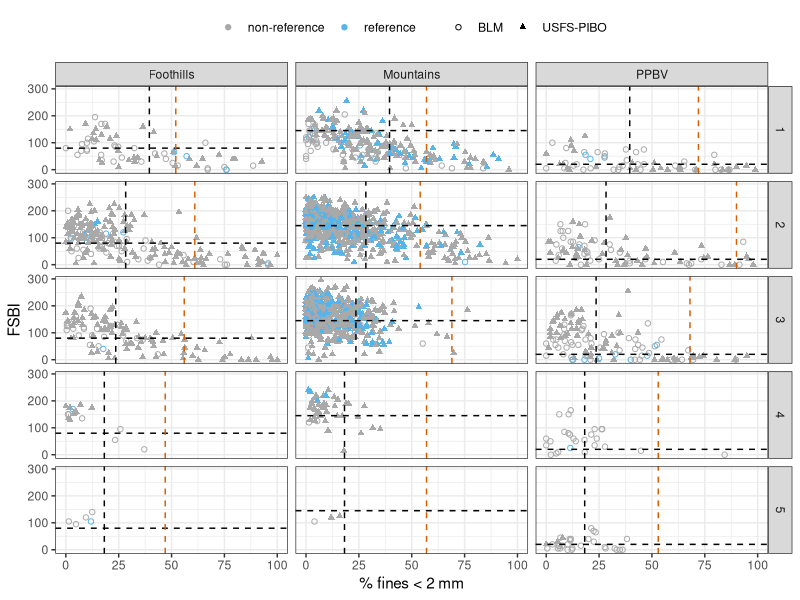
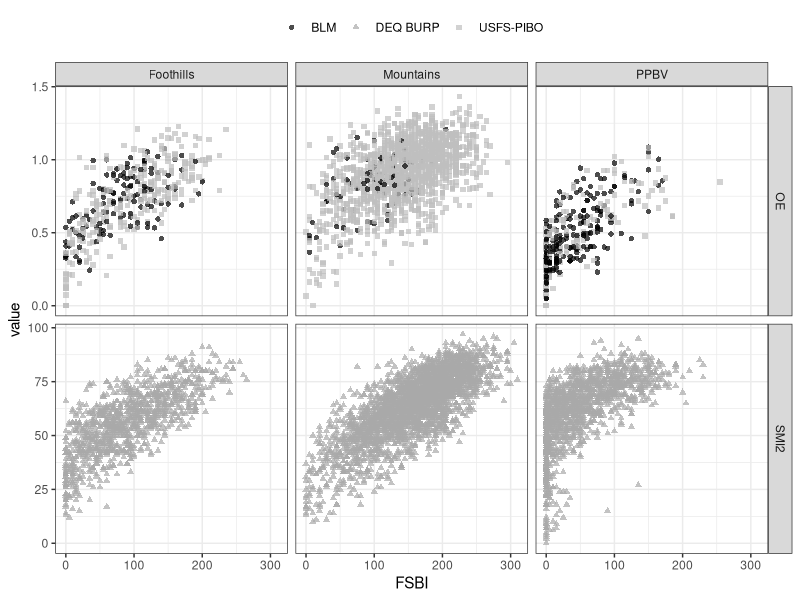
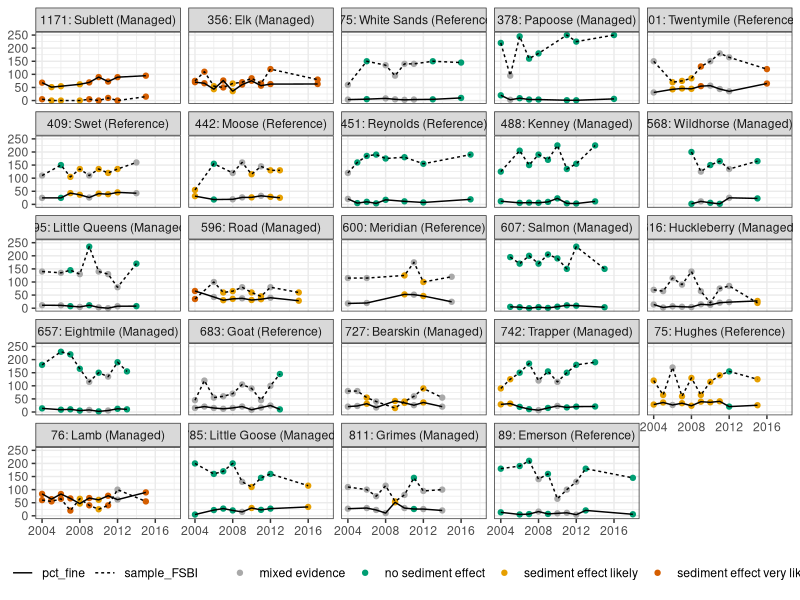
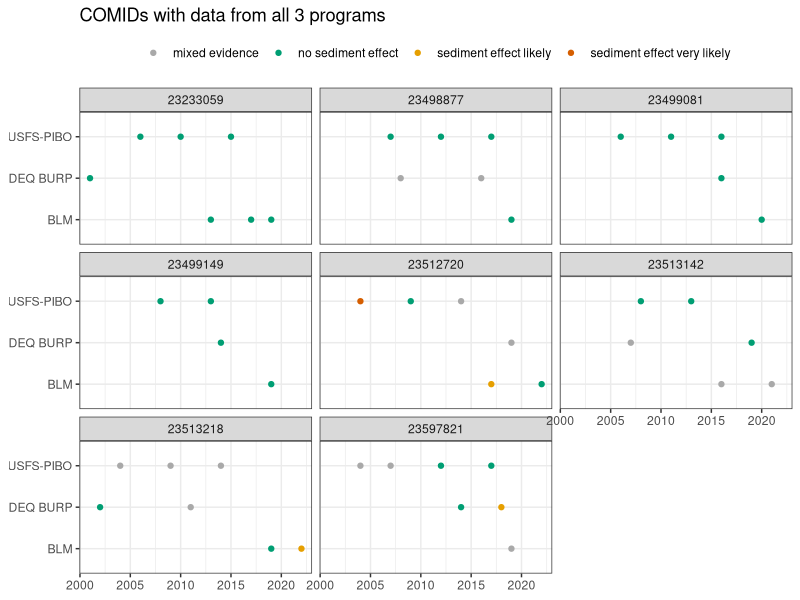
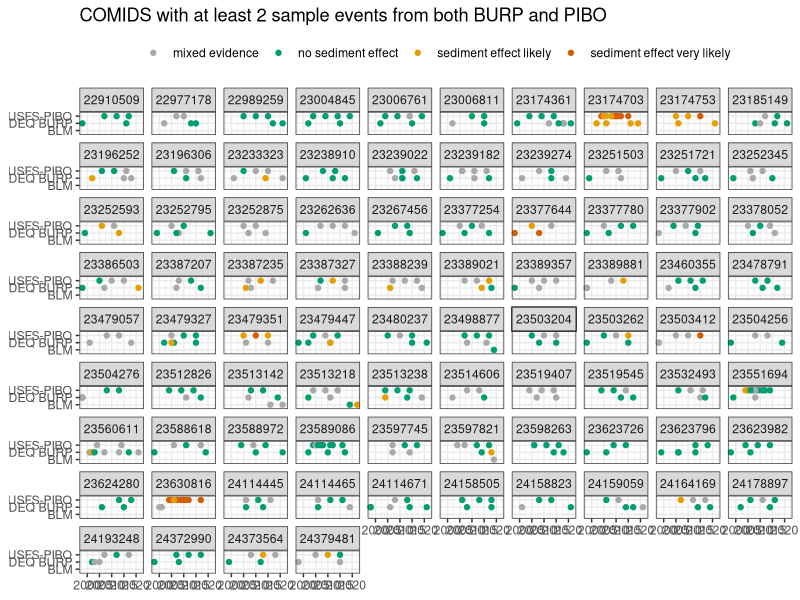
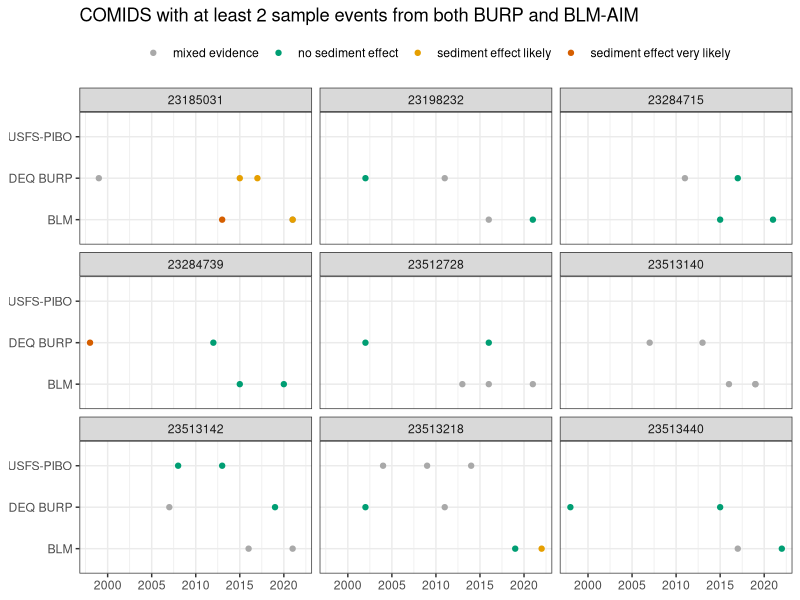
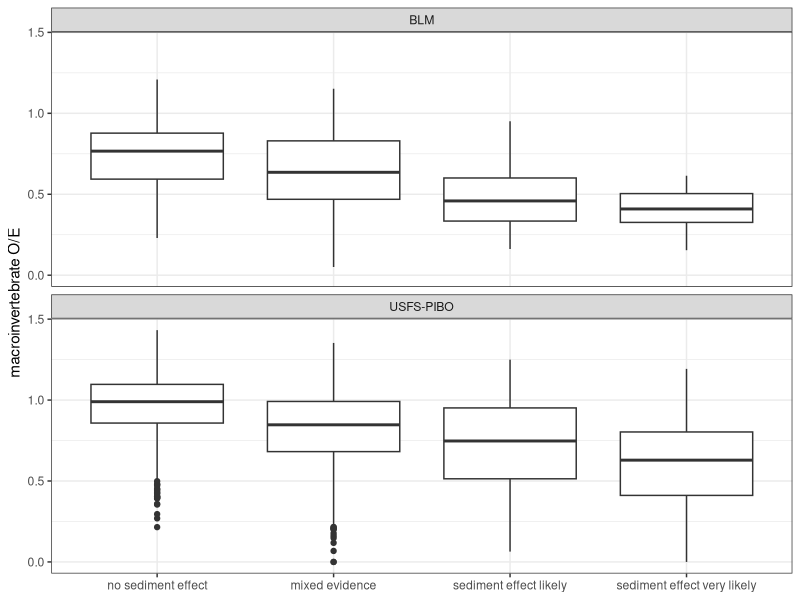
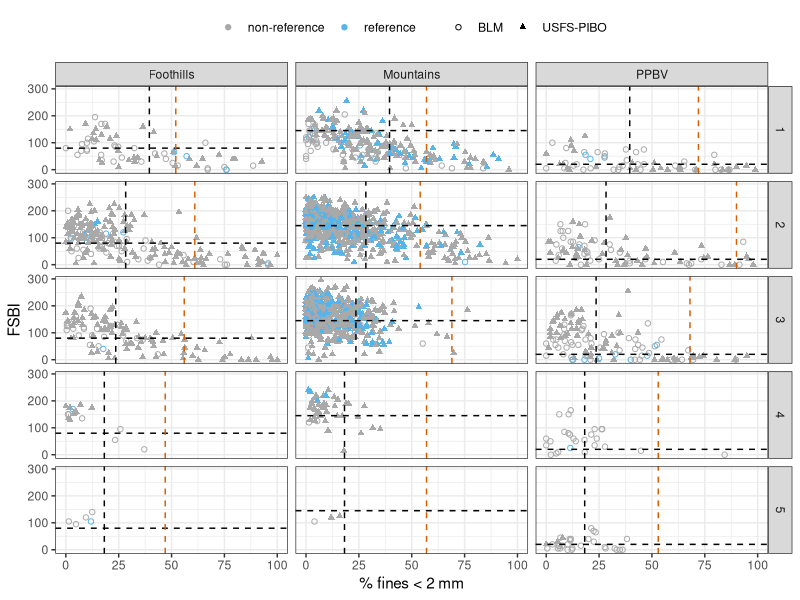

Source code (R) for these figures, in order:
################################################################################
# plots and tablultes fomratted data
# Jason Williams
# May 2023
################################################################################

library(ggplot2)
library(dplyr)
library(lubridate)
library(reshape2)

# read in data------------------------------------------------------------------

# NOTE - manually formated date in excel to be consistent
project_data <-read.csv("./formatted_data/project_data.csv", header = TRUE)
str(project_data)

framework_benchmarks <-read.csv("./formatted_data/framework_benchmarks.csv", header = TRUE)
str(framework_benchmarks)

predictions <-read.csv("./formatted_data/predictions.csv", header = TRUE)
str(predictions)

# plot OE exceedance for % fines and FSBI---------------------------------------
# USFS-PIBO and BLM data

for_external_fines_vs_fsbi <-
  project_data %>%
  filter(source != "DEQ BURP") %>%
  filter(!is.na(framework_fines_ref_benchmark)) %>%
  filter(has_both == "Y") %>%
  filter(order %in% c("1", "2", "3", "4", "5")) %>%
  select(source, siteid, source_sitetype, order, siteclass, sampleid, pct_fine,
         sample_FSBI, has_both, OE, OE_benchmark) %>%
  mutate(`achieves OE benchmark` = ifelse(OE >= OE_benchmark, "Y", 
                                          ifelse(OE < OE_benchmark, "N", NA))) %>%
  mutate(order_numeric = as.integer(order)) %>%
  mutate(`site type` = ifelse(source_sitetype %in% c("Reference", "sediment reference"), 
                              "reference", "non-reference"))


str(for_external_fines_vs_fsbi)

FSBI_ref_forplot <-
  framework_benchmarks %>%
  select(siteclass, order, framework_FSBI_ref_benchmark, framework_fines_ref_benchmark,
         framework_SME75_benchmark) %>%
  rename(order_numeric = order)


external_fines_vs_fsbi_plot <-
  for_external_fines_vs_fsbi %>%
  ggplot(aes(x = pct_fine, y = sample_FSBI, color = `site type`, 
             shape = source)) +
  geom_point() +
  facet_grid(order_numeric~siteclass) +
  theme_bw() +
  theme(legend.position = "top") +
  labs(x = "% fines < 2 mm", y = "FSBI") +
  geom_hline(data = FSBI_ref_forplot, aes(yintercept = framework_FSBI_ref_benchmark), 
             linetype = "dashed") +
  geom_vline(data = FSBI_ref_forplot, aes(xintercept = framework_fines_ref_benchmark), 
             linetype = "dashed")  +
  geom_vline(data = FSBI_ref_forplot, aes(xintercept = framework_SME75_benchmark), 
             linetype = "dashed", color = "#D55E00")  +
  scale_color_manual(values = c("darkgrey", "#56B4E9")) +
  scale_shape_manual(values = c(1, 17)) +
  theme(legend.title = element_blank())
external_fines_vs_fsbi_plot

ggsave("./figures/USFS_BLM_fines_vs_fsbi.png", external_fines_vs_fsbi_plot, 
       width = 8.0, height = 8.0, units = "in", dpi = 600)


# plot OE vs FSBI--------------------------------------------------------------

fsbi_vs_macro_plot <-
project_data %>%
  filter(!is.na(sample_FSBI)) %>%
  filter(!is.na(siteclass)) %>%
  select(siteid, source, siteclass, sample_FSBI, OE, SMI2) %>%
  melt(id.vars = c("siteid", "source", "sample_FSBI", "siteclass"),
       variable.name = "parameter", value.name = "value") %>%
  ggplot(aes(x = sample_FSBI, y = value, color = source, shape = source)) +
  geom_point(alpha = 0.7) +
  facet_grid(parameter~siteclass, scales = "free_y") +
  theme_bw() +
  theme(legend.position = "top", legend.title = element_blank()) +
  labs(x = "FSBI", y = "value") +
  scale_color_manual(values = c("black", "darkgrey", "grey"))
fsbi_vs_macro_plot

ggsave("./figures/fsbi_vs_OE_and_SMI2.png", width = 6, height = 4, 
       units = "in", dpi = 600)

# plot time series-------------------------------------------------------------

# PIBO sites with samples in > 4 years
time_series_sites <-
  predictions %>%
  filter(source != "DEQ BURP") %>%
  group_by(siteid) %>%
  summarize(min_yr = min(year, na.rm = TRUE),
            max_yr = max(year, na.rm = TRUE),
            n_sample = n_distinct(sampleid),
            n_year = n_distinct(year)) %>%
  filter(n_year > 4)

# plot 
for_plot <-
  predictions %>%
  filter(siteid %in% time_series_sites$siteid) %>%
  mutate(date_formatted = as.Date(sample_date, format = "%m/%d/%Y")) %>%
  mutate(label = paste0(siteid, ": ", stream, " (", source_sitetype, ")")) %>%
  select(label, date_formatted, year_numeric, pct_fine, sample_FSBI, framework_prediction) %>%
  melt(id.vars = c("label", "date_formatted", "year_numeric", "framework_prediction"),
       variable.name = "parameter", value.name = "value")

str(for_plot)

pibo_time_series_plot <-
for_plot %>%
  ggplot(aes(x = year_numeric, y = value)) +
  geom_point(aes(color = framework_prediction)) +
  geom_line(aes(linetype = parameter)) +
  facet_wrap(~label) +
  theme_bw() +
  theme(axis.title = element_blank(), legend.position = "bottom",
        legend.title = element_blank()) +
  scale_color_manual(values = c(
    "mixed evidence" = "darkgrey",
    "no sediment effect" = "#009E73",
    "sediment effect likely" = "#E69F00",
    "sediment effect very likely" = "#D55E00"))
pibo_time_series_plot

ggsave("./figures/pibo_time_series_plot.png", pibo_time_series_plot,
       width = 8.5, height = 8.5, units = "in", dpi = 600)

# time series for COMIDs with data points accross multiple sources--------------

time_series_comids <-
  predictions %>%
  group_by(comid, source) %>%
  summarize(min_yr = min(year, na.rm = TRUE),
            max_yr = max(year, na.rm = TRUE),
            n_sample = n_distinct(sampleid),
            n_year = n_distinct(year)) %>%
  select(comid, source, n_sample) %>%
  dcast(comid ~ source, value.var = "n_sample")


burp_and_blm <-
  time_series_comids %>%
  filter(!is.na(BLM) & !is.na(`DEQ BURP`))

burp_and_blm_multiple <-
  burp_and_blm %>%
  filter(`DEQ BURP` >=2 & BLM >= 2)

burp_and_pibo <-
  time_series_comids %>%
  filter(!is.na(`USFS-PIBO`) & !is.na(`DEQ BURP`))

burp_and_pibo_multiple <-
  burp_and_pibo %>%
  filter(`DEQ BURP` >=2 & `USFS-PIBO` >= 2)

all_three <-
  time_series_comids %>%
  filter(!is.na(`USFS-PIBO`) & !is.na(`DEQ BURP`) & !is.na(BLM))

# plot COMIDs with data from all 3 sources
comparison_plot_all_3 <-
  predictions %>%
  filter(comid %in% all_three$comid) %>%
  ggplot(aes(x = year_numeric, y = source, color = framework_prediction)) +
    geom_point() +
    facet_wrap(~comid) +
    theme_bw() +
  scale_color_manual(values = c(
    "mixed evidence" = "darkgrey",
    "no sediment effect" = "#009E73",
    "sediment effect likely" = "#E69F00",
    "sediment effect very likely" = "#D55E00")) +
  theme(legend.title = element_blank(), axis.title = element_blank()) +
  theme(legend.position = "top") +
  ggtitle("COMIDs with data from all 3 programs")
comparison_plot_all_3

ggsave("./figures/comparison_plot_all3.png", comparison_plot_all_3,
       width = 8.0, height = 4.0, units = "in", dpi = 600)

# plot COMIDs with both DEQ & USFS, >=2 samples from each source

comparison_plot_usfs_pibo <-
  predictions %>%
  filter(comid %in% burp_and_pibo_multiple$comid) %>%
  ggplot(aes(x = year_numeric, y = source, color = framework_prediction)) +
  geom_point() +
  facet_wrap(~comid) +
  theme_bw() +
  scale_color_manual(values = c(
    "mixed evidence" = "darkgrey",
    "no sediment effect" = "#009E73",
    "sediment effect likely" = "#E69F00",
    "sediment effect very likely" = "#D55E00")) +
  theme(legend.title = element_blank(), axis.title = element_blank()) +
  theme(legend.position = "top") +
  ggtitle("COMIDS with at least 2 sample events from both BURP and PIBO")
comparison_plot_usfs_pibo

ggsave("./figures/comparison_plot_burp_pibo.png",
       comparison_plot_usfs_pibo,
       width = 8.5, height = 10.0, units = "in", dpi = 600)

# plot COMIDs with both DEQ & BLM, >=2 samples from each source

comparison_plot_blm <-
  predictions %>%
  filter(comid %in% burp_and_blm_multiple$comid) %>%
  ggplot(aes(x = year_numeric, y = source, color = framework_prediction)) +
  geom_point() +
  facet_wrap(~comid) +
  theme_bw() +
  scale_color_manual(values = c(
    "mixed evidence" = "darkgrey",
    "no sediment effect" = "#009E73",
    "sediment effect likely" = "#E69F00",
    "sediment effect very likely" = "#D55E00")) +
  theme(legend.title = element_blank(), axis.title = element_blank()) +
  theme(legend.position = "top") +
  ggtitle("COMIDS with at least 2 sample events from both BURP and BLM-AIM")
comparison_plot_blm

ggsave("./figures/comparison_plot_blm.png", comparison_plot_blm,
       width = 8.0, height = 4.0, units = "in", dpi = 600)

# plot OE vs framework prediction, using all sites with predictions-------------


for_OE_boxplot <-
  predictions %>%
  filter(source != "DEQ BURP") %>%
  select(source, siteid, sampleid, sample_date, siteclass, order, blm_ecoregion,
         pct_fine, sample_FSBI, has_both, OE, OE_benchmark, SMI2, SMI2_benchmark,
         framework_prediction, OE_prediction, BLM_prediction, SMI2_prediction, 
         source_sitetype) %>%
  mutate(site_category = ifelse(source_sitetype %in% c("Managed", "sediment degraded"), 
                                "non-reference",
                         ifelse(is.na(source_sitetype), "non-reference", source_sitetype))) %>%
  melt(id.vars = c("source", "siteid", "sampleid", "sample_date", "siteclass", "order", "blm_ecoregion",
                   "pct_fine", "sample_FSBI",
                   "has_both", "OE", "OE_benchmark", "SMI2", "SMI2_benchmark", "source_sitetype",
                   "site_category"))


# plot OE vs. sed predeiction outcome
OE_boxplot <-
  for_OE_boxplot %>%
  filter(variable == "framework_prediction") %>%
  filter(!is.na(value)) %>%
  mutate(label_order = factor(value, 
          levels = c("no sediment effect", "mixed evidence",
                          "sediment effect likely", 
                          "sediment effect very likely"))) %>%
  ggplot(aes(x = label_order, y = OE)) +
  geom_boxplot() +
  facet_wrap(~source, nrow= 2) +
  theme_bw() +
  labs(y = "macroinvertebrate O/E") +
  theme(axis.title.x = element_blank(),
         legend.title = element_blank())
OE_boxplot

ggsave("./figures/framework_classification_OE.png", OE_boxplot,
       width = 8, height = 4, units = "in", dpi = 600)

# calculate framework exceedance frequency at reference sites-------------------

for_frequency_tbl <-
  predictions %>%
  filter(siteid %in% time_series_sites$siteid) %>%
  filter(source_sitetype %in% c("Reference", "sediment reference")) %>%
  select(source, huc4code, siteid, stream, siteclass, order, framework_prediction) %>%
  melt(id.vars = c("source", "huc4code", "siteid", "stream", "siteclass", "order"),
       variable.name = "parameter", value.name = "value") %>%
  group_by(source, huc4code, siteid, stream, siteclass, order, value) %>%
  summarize(n = n()) %>%
  ungroup() %>%
  dcast(source + huc4code + siteid + stream + siteclass + order ~ value,
        value.var = "n")

for_frequency_tbl_yrs <-
  predictions %>%
  filter(siteid %in% time_series_sites$siteid) %>%
  filter(source_sitetype %in% c("Reference", "sediment reference")) %>%
  select(siteid, year) %>%
  group_by(siteid) %>%
  summarize(n_years = n(),
            min_year = min(year),
            max_year = max(year))

frequency_table <-
  merge(for_frequency_tbl, for_frequency_tbl_yrs, by = "siteid") %>%
  select(source, huc4code, siteid, stream, siteclass, order, 
         n_years, min_year, max_year, `mixed evidence`, 
         `no sediment effect`, `sediment effect likely`,
         `sediment effect very likely`) %>%
  mutate(false_positive_pct = ((`sediment effect likely` + `sediment effect very likely`) / n_years) * 100)

